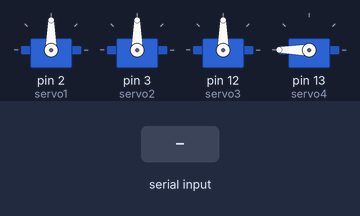
Recording of a sketch running on a simulated Arduino Uno, built with avr-gcc and run on an emulated ATmega328P. Parts: 4 × servo. The test bench sets the inputs (shaded band).

Above: at 1.2 s.
1.3 s: "L" received over Serial
At 3.5 s:
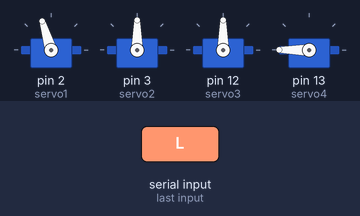
3.8 s: "R" received over Serial
At 5.4 s:
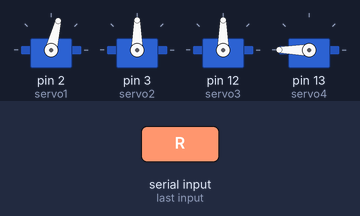
6.3 s: "U" received over Serial
At 8.5 s:
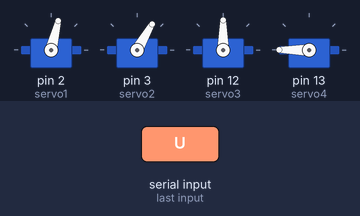
8.8 s: "D" received over Serial
At 10.5 s:
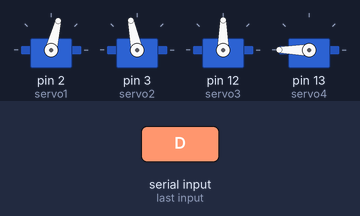
11.3 s: "AU" received over Serial
At 13.5 s:
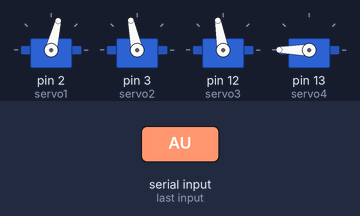
13.8 s: "stop" received over Serial
At 15.6 s:
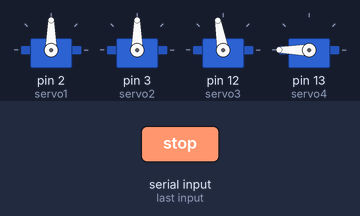
Timing chart, 0 to 17.1 s (numbered marks = the images above; inputs shaded):
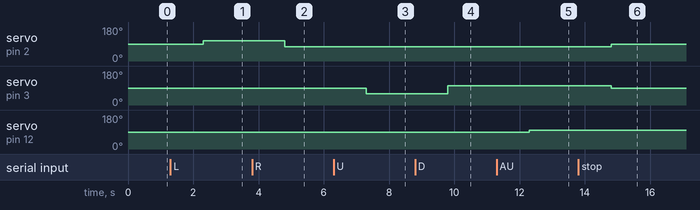

Measured:
- after the input at 1.3 s, servo on pin 2 (servo1): 90° → 107° after 1.0 s
- after the input at 3.8 s, servo on pin 2 (servo1): 107° → 76° after 1.0 s
- after the input at 6.3 s, servo on pin 3 (servo2): 90° → 60° after 1.0 s
- after the input at 8.8 s, servo on pin 3 (servo2): 60° → 102° after 1.0 s
- after the input at 11.3 s, servo on pin 12 (servo3): 90° → 100° after 1.0 s
- after the input at 13.8 s, servo on pin 2 (servo1): 76° → 90° after 1.0 s; servo on pin 3 (servo2): 102° → 90° after 1.0 s

The sketch:

esp-to-arduino.ino
```cpp
#include<Servo.h>
Servo servo1;
Servo servo2;
Servo servo3;
Servo servo4;
String reading;
int t=90;
void limit(int x){
  if(x>180){x=180;}
  else if(x<0){x=0;}
  servo3.write(x);
  };
void setup() {
  // put your setup code here, to run once:
servo1.attach(2);
servo2.attach(3);
servo3.attach(12);
servo4.attach(13);
servo1.write(90);
servo2.write(90);
servo3.write(90);
servo4.write(180);
Serial.begin(9600);
}

void loop() {
  // put your main code here, to run repeatedly:
  if(Serial.available()>0){
    reading=Serial.readString();
    if(reading=="L"){servo1.write(107);}
    else if(reading=="R"){servo1.write(76);}
    else if(reading=="U"){servo2.write(60);}
    else if(reading=="D"){servo2.write(102);}
    else if(reading=="stop"){servo1.write(90);servo2.write(90);}
    else if(reading=="AU"){t=t+10;limit(t);}
    else if(reading=="AD"){t=t-10;limit(t);}
    else if(reading=="open"){servo4.write(180);}
    else if(reading=="close"){servo4.write(0);}
    }

}
```
